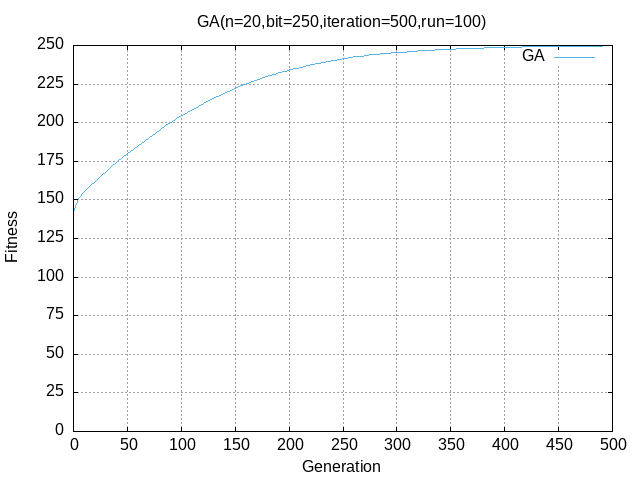

Write the gnuplot code that produced this figure.
set grid
set term png 
set output 'GA.png'
set xlabel 'Generation'
set ylabel 'Fitness'
set title 'GA(n=20,bit=250,iteration=500,run=100)'
set xrange[0:500]
set yrange[0:250]
set xtics 0,50
set ytics 0,25
plot 'output.txt' using 1:2 smooth bezier with lines linestyle 3 title 'GA'
